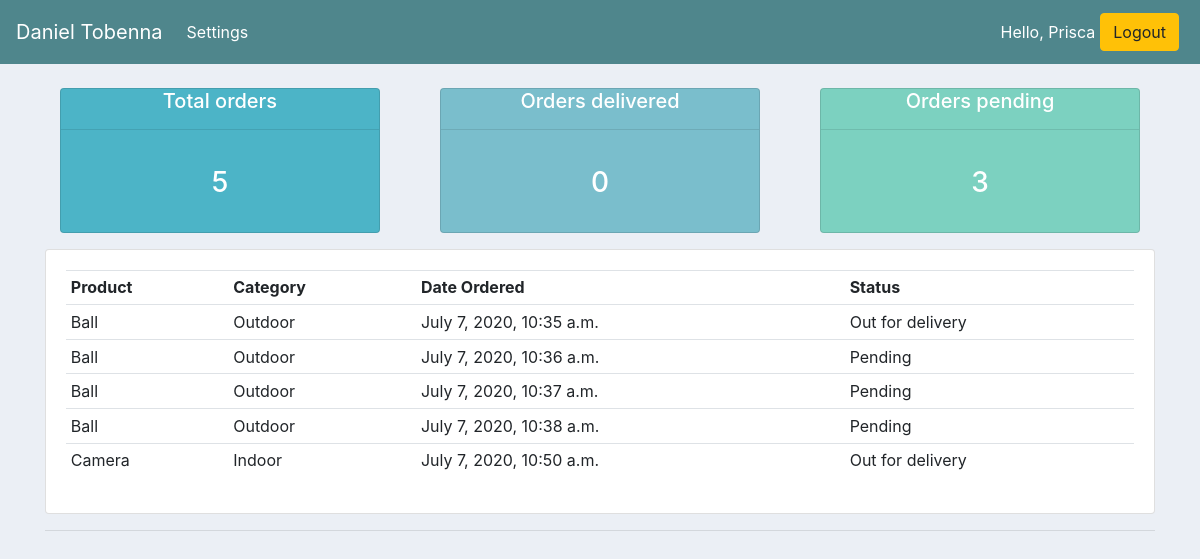
The app's page /user_profile/ (signed in) with its own data.
### accounts/models.py (models this page shows, shortened)
class Order(models.Model):
	STATUS=(
		("Pending", "Pending"),
		("Out for delivery", "Out for delivery"),
		("Delivered", "Delivered"),
		)
	customer= models.ForeignKey(Customer, null=True, on_delete= models.SET_NULL)
	product=  models.ForeignKey(Product, null=True, on_delete= models.SET_NULL)
	status= models.CharField(max_length=200, null=True, choices=STATUS)
	date_created= models.DateTimeField(auto_now_add=True, null=True)

class Product(models.Model):
	CATEGORY= (
		('Indoor', 'Indoor'),
		('Outdoor', 'Outdoor'),
		)
	name= models.CharField(max_length=200, null=True)
	price= models.FloatField(null=True)
	category= models.CharField(max_length=200, null=True, choices=CATEGORY)
	description= models.CharField(max_length=200, null=True, blank=True)
	date_created= models.DateTimeField(auto_now_add=True, null=True)
	tags= models.ManyToManyField(Tag)

### accounts/decorators.py (the view)
		def wrapper_func(request, *args, **kwargs):
			group= None
			if request.user.groups.exists():
				group= request.user.groups.all()[0].name
			if group in allowed_roles:
				return view_func(request, *args, **kwargs)
			else:
				return HttpResponse("You are not authorized to view this page")

### accounts/views.py (called while the page is built)
@login_required(login_url='login')
@allowed_users(allowed_roles=['customer'])
def userprofile(request):
	orders= request.user.customer.order_set.all()
	total_orders= orders.count()
	delivered= orders.filter(status='Delivered').count()
	pending= orders.filter(status='Pending').count()
	context= {  'orders': orders,
				'total_orders': total_orders,
				'delivered': delivered,
				'pending': pending,
			}
	return render(request, "accounts/user_profile.html", context)

### accounts/templates/accounts/user_profile.html
{% extends 'accounts/base.html' %}
{% load static %}
{% block content %}
{% include 'accounts/status.html' %}
<div class="row">
	<div class="col-md">
		<div class="card card-body">
			<table class="table table-sm">
				<tr>
					<th>Product</th>
					<th>Category</th>
					<th>Date Ordered</th>
					<th>Status</th>
				</tr>
				{% for order in orders %}
				<tr>
					<td>{{order.product.name}}</td>
					<td>{{order.product.category}}</td>
					<td>{{order.date_created}}</td>
					<td>{{order.status}}</td>
				</tr>
				{% endfor %}
			</table>
		</div>
	</div>
</div>
<hr>
{% endblock content %}

### accounts/templates/accounts/navbar.html (shortened to what this page needs)
{% load static %}
<nav class="navbar navbar-expand-lg navbar-dark bg-dark">
  <a class="navbar-brand" href="{% url 'home' %}">Daniel Tobenna</a>
  <div class="collapse navbar-collapse" id="navbarSupportedContent">
    <ul class="navbar-nav mr-auto">
      {% if request.user.is_staff %}
      <li class="nav-item active">
        <a class="nav-link" href="{% url 'home' %}">Dashboard <span class="sr-only">(current)</span></a>
      </li>
      <li class="nav-item active">
        <a class="nav-link" href="{% url 'products' %}">Products </a>
      </li>
      {% else %}
      <li class="nav-item active">
        <a class="nav-link" href="{% url 'account_settings' %}">Settings </a>
      </li>
      {% endif %}
    </ul>
    <div class="form-inline my-2 my-lg-0">
      {% if request.user.is_authenticated %}
          <span style="color:#fff;">Hello, {{request.user}}</span>
          <a href="{% url 'logout' %}" class="btn btn-warning" style="margin: 5px;">Logout</a>
      {% else %}
          <a href="{% url 'register' %}" class="btn btn-success" style="margin: 5px;">Sign up!</a>
          <a href="{% url 'login' %}"class="btn btn-warning">Login!</a>
      {% endif %}
    </div>
  </div>
</nav>

### static/css/main.css (style rules this page uses)
.bg-dark { background-color: #4f868c!important; }
body { background-color: #ebeff5; }

### records on screen
Order: product.name "Ball", product.category "Outdoor", date_created "July 7, 2020, 10:35 a.m.", status "Out for delivery"
Order: product.name "Ball", product.category "Outdoor", date_created "July 7, 2020, 10:36 a.m.", status "Pending"
Order: product.name "Ball", product.category "Outdoor", date_created "July 7, 2020, 10:37 a.m.", status "Pending"
Order: product.name "Ball", product.category "Outdoor", date_created "July 7, 2020, 10:38 a.m.", status "Pending"
Order: product.name "Camera", product.category "Indoor", date_created "July 7, 2020, 10:50 a.m.", status "Out for delivery"

### other values on screen
{{ request.user }} "Prisca"
{{ total_orders }} "5"
{{ delivered }} "0"
{{ pending }} "3"
